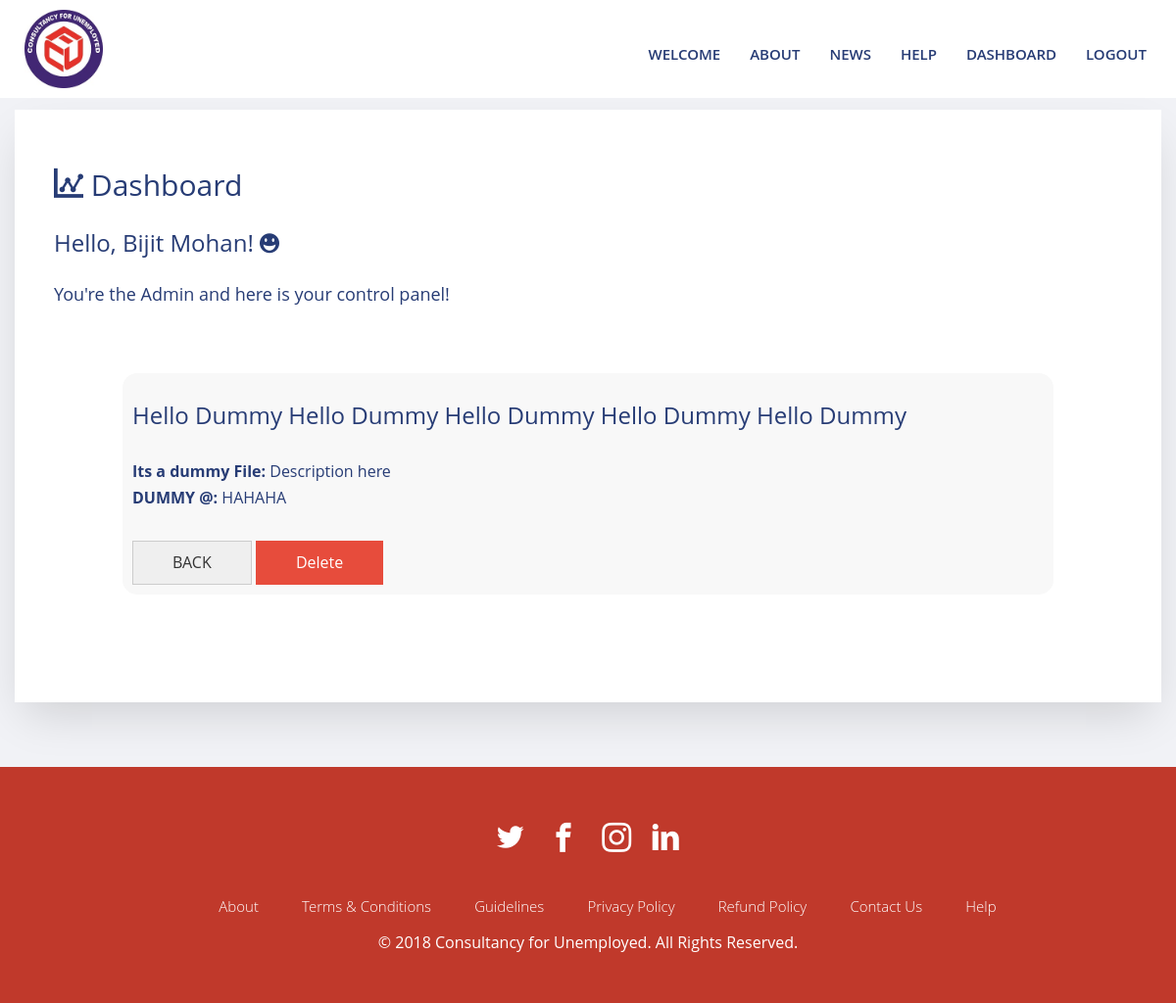
Page /admin_news_view.php?news_id=14 (signed in) on the committed database.
### tables this page shows
CREATE TABLE `users` (
  `user_id` int(11) NOT NULL,
  `user_type` varchar(100) NOT NULL,
  `fname` varchar(50) NOT NULL,
  `lname` varchar(50) NOT NULL,
  `ftname` varchar(50) NOT NULL,
  `email` varchar(200) NOT NULL,
  `phone` varchar(12) NOT NULL,
  `dob` date NOT NULL,
  `status` varchar(20) NOT NULL,
  `religion` varchar(20) NOT NULL,
  `caste` varchar(20) NOT NULL,
  `nationality` varchar(20) NOT NULL,
  `join_date` date NOT NULL,
  `password` varchar(500) NOT NULL,
  `gender` varchar(10) NOT NULL,
  `address` varchar(500) NOT NULL,
  `city` varchar(80) NOT NULL,
  `state` varchar(50) NOT NULL,
  `country` varchar(10) NOT NULL,
  `photo` varchar(200) NOT NULL,
  `exp` varchar(50) NOT NULL,
  `lang` varchar(100) NOT NULL,
  `terms` varchar(10) NOT NULL,
  `cv` varchar(200) NOT NULL,
  `reg_pay_status` varchar(50) NOT NULL,
  `reg_pay_txn` varchar(200) NOT NULL,
  `fin_pay_status` varchar(50) NOT NULL,
  `fin_pay_txn` varchar(200) NOT NULL
);

CREATE TABLE `news` (
  `news_id` int(11) NOT NULL,
  `title` varchar(200) NOT NULL,
  `des` blob NOT NULL
);

### admin_news_view.php (the view, shortened to what this page needs)
<?php
include('db.php');
include('nav.php');
$news_id = $_GET['news_id'];
if(isset($_SESSION['user_id'])){
  $allusers = "SELECT * FROM news WHERE news_id='$news_id'";
    $result1 = mysqli_query($conn,$allusers) or die(mysqli_error($conn));
    $now = $_SESSION['user_id'];
  $profile_name = "SELECT * FROM users WHERE user_id='$now' AND user_type= 'admin'";
    $result2 = mysqli_query($conn,$profile_name) or die(mysqli_error($conn));
     $rows2 = mysqli_fetch_array($result2);
?>
    <section class="my-top-section probootstrap-bg-light" >
      <div class="container">
        <div class="row">
          <div class="col-md-12 probootstrap-form">
            <h2 > <span  class=" icon-stats-dots"></span> Dashboard</h2>
            <h3> Hello, <?php echo $rows2['fname'],' ',$rows2['lname']  ; ?>! <span class=" icon-happy2" style="font-size: 20px;"></span></h3>
            <h4> You're the Admin and here is your control panel!</h4>
      <div class="container">
        <div class="row">
          <div class="col-md-12">
            <div class="probootstrap-service-item " >
		<?php
		while ($rows1 = mysqli_fetch_array($result1)){
			echo '
					<div class="my-news-section" >
					<h3>'.$rows1['title'].'</h3>
                    <p>'.$rows1['des'].' </p>
					   <a href="admin_news.php"><button  class="btn btn-default ">BACK</button></a>
                        <a href="delete.php?news_id='.$rows1['news_id'].'" ><button class="btn btn-primary" >Delete</button></a></div>
				';
		}
            ?>
            </div>
          </div>
        </div>
      </div>
          </div>
        </div>
      </div>
    </section>
    <?php
}else{
    http_response_code(404);
    include('403forbidden.php');
}
include('footer.php');
?>

### css/mystyle.css (style rules this page uses)
.my-top-section { position: relative; background: #f1f2f6; padding: 7em 0 1em 0; }
.my-news-section { margin: 10px; background-color: #f8f8f8; border-radius: 15px; padding: 10px; }

### rows in the picture
users: fname "Bijit", lname "Mohan"
news: title "Hello Dummy Hello Dummy Hello Dummy Hello Dummy Hello Dummy", des "Its a dummy File: Description here DUMMY @: HAHAHA"
